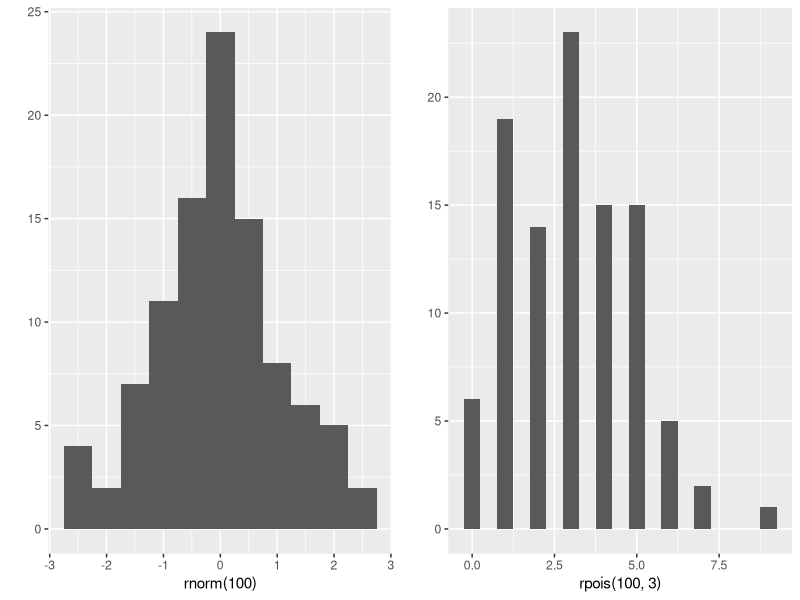

The R script that drew this image: (Note: this script raises an error after producing the figure.)
# ggplot2 Notes
require(ggplot2)

# plot ggplots side by side
# source: http://stackoverflow.com/a/3935554
require(gridExtra)
plot1 <- qplot(rnorm(100), binwidth = 0.5)
plot2 <- qplot(rpois(100, 3), binwidth = 0.5)
grid.arrange(plot1, plot2, ncol = 2)

# change legend title
# source: http://stackoverflow.com/a/14622513
p <- ggplot(df, aes(x=rating, fill=cond)) +
            geom_density(alpha=.3) +
            xlab("NEW RATING TITLE") +
            ylab("NEW DENSITY TITLE")
p <- p + guides(fill=guide_legend(title="New Legend Title"))

# add annotation to side of plot
# source: http://stackoverflow.com/a/12417481/6873133

# increase size of points
# source: http://stackoverflow.com/a/9789895/6873133
dt <- data.frame(country = letters[1:20], val = rnorm(20), siz = rnorm(20))
qplot(x = country, y = val, data = dt, geom = "point", size = siz) +
    scale_size(range = c(2, 10))

# remove all of (x) axis labels
# remove everything, but can pick and choose which ones to keep
# source: https://stackoverflow.com/a/35090981/6873133
ggplot(data = diamonds, mapping = aes(x = clarity)) + geom_bar(aes(fill = cut))+
  theme(axis.title.x = element_blank(),
        axis.text.x = element_blank(),
        axis.ticks.x = element_blank())

# draw ellipses around scatterplot clusters
# default, 95% of data drawn around
# source: http://ggplot2.tidyverse.org/reference/stat_ellipse.html
faithpoint <- ggplot(faithful, aes(waiting, eruptions, color = eruptions > 3)) +
    geom_point() +
faithpoint + stat_ellipse()
faithpoint + stat_ellipse(level = 0.99)

# add table into plot with tableGrob
# source: https://stackoverflow.com/a/44121513/6873133
library(gridExtra)
mydata <- data.frame(a=1:50, b=rnorm(50))
mytable <- cbind(sites=c("site 1","site 2","site 3","site 4"), mydata[10:13,])
k <- ggplot(mydata,aes(x=a,y=b)) + 
  geom_point(colour="blue") + 
  geom_point(data=mydata[10:13, ], aes(x=a, y=b), colour="red", size=5) + 
  annotation_custom(tableGrob(mytable, rows=NULL), 
                    xmin=35, xmax=50, ymin=-2.5, ymax=-1)
